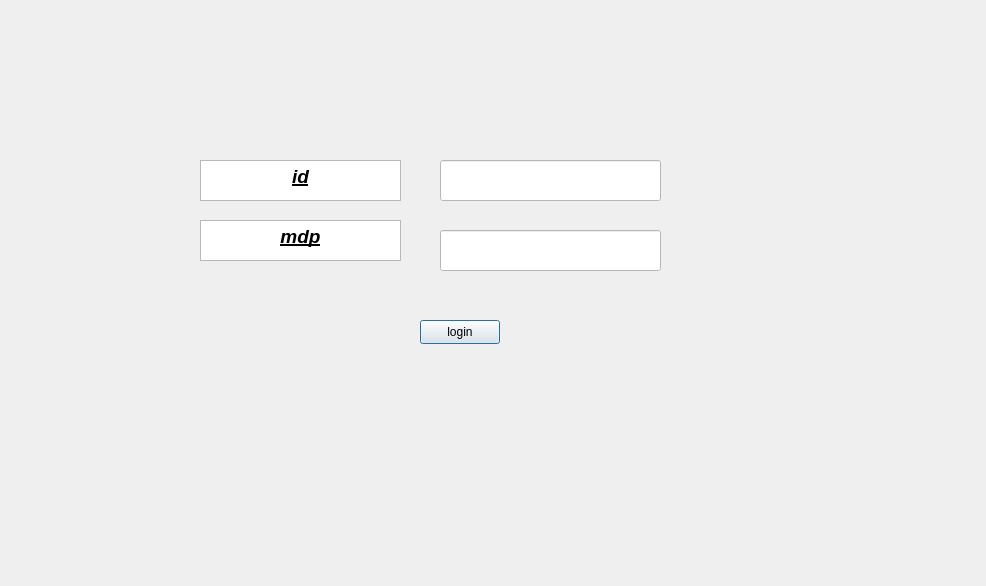
<?xml version="1.0" encoding="UTF-8"?>
<ui version="4.0">
 <class>Dialog</class>
 <widget class="QDialog" name="Dialog">
  <property name="geometry">
   <rect>
    <x>0</x>
    <y>0</y>
    <width>986</width>
    <height>586</height>
   </rect>
  </property>
  <property name="windowTitle">
   <string>Dialog</string>
  </property>
  <widget class="QLineEdit" name="id">
   <property name="geometry">
    <rect>
     <x>440</x>
     <y>160</y>
     <width>221</width>
     <height>41</height>
    </rect>
   </property>
   <property name="styleSheet">
    <string notr="true">background-color: rgb(255, 255, 255);
color: rgb(0, 0, 0);</string>
   </property>
  </widget>
  <widget class="QLineEdit" name="mdp">
   <property name="geometry">
    <rect>
     <x>440</x>
     <y>230</y>
     <width>221</width>
     <height>41</height>
    </rect>
   </property>
   <property name="styleSheet">
    <string notr="true">background-color: rgb(255, 255, 255);
color: rgb(0, 0, 0);</string>
   </property>
  </widget>
  <widget class="QTextEdit" name="textEdit_19">
   <property name="geometry">
    <rect>
     <x>200</x>
     <y>220</y>
     <width>201</width>
     <height>41</height>
    </rect>
   </property>
   <property name="html">
    <string>&lt;!DOCTYPE HTML PUBLIC &quot;-//W3C//DTD HTML 4.0//EN&quot; &quot;http://www.w3.org/TR/REC-html40/strict.dtd&quot;&gt;
&lt;html&gt;&lt;head&gt;&lt;meta name=&quot;qrichtext&quot; content=&quot;1&quot; /&gt;&lt;meta charset=&quot;utf-8&quot; /&gt;&lt;style type=&quot;text/css&quot;&gt;
p, li { white-space: pre-wrap; }
hr { height: 1px; border-width: 0; }
li.unchecked::marker { content: &quot;\2610&quot;; }
li.checked::marker { content: &quot;\2612&quot;; }
&lt;/style&gt;&lt;/head&gt;&lt;body style=&quot; font-family:'Segoe UI'; font-size:9pt; font-weight:400; font-style:normal;&quot;&gt;
&lt;p align=&quot;center&quot; style=&quot; margin-top:0px; margin-bottom:0px; margin-left:0px; margin-right:0px; -qt-block-indent:0; text-indent:0px;&quot;&gt;&lt;span style=&quot; font-size:14pt; font-weight:700; font-style:italic; text-decoration: underline;&quot;&gt;mdp&lt;/span&gt;&lt;/p&gt;&lt;/body&gt;&lt;/html&gt;</string>
   </property>
  </widget>
  <widget class="QTextEdit" name="textEdit_17">
   <property name="geometry">
    <rect>
     <x>200</x>
     <y>160</y>
     <width>201</width>
     <height>41</height>
    </rect>
   </property>
   <property name="html">
    <string>&lt;!DOCTYPE HTML PUBLIC &quot;-//W3C//DTD HTML 4.0//EN&quot; &quot;http://www.w3.org/TR/REC-html40/strict.dtd&quot;&gt;
&lt;html&gt;&lt;head&gt;&lt;meta name=&quot;qrichtext&quot; content=&quot;1&quot; /&gt;&lt;meta charset=&quot;utf-8&quot; /&gt;&lt;style type=&quot;text/css&quot;&gt;
p, li { white-space: pre-wrap; }
hr { height: 1px; border-width: 0; }
li.unchecked::marker { content: &quot;\2610&quot;; }
li.checked::marker { content: &quot;\2612&quot;; }
&lt;/style&gt;&lt;/head&gt;&lt;body style=&quot; font-family:'Segoe UI'; font-size:9pt; font-weight:400; font-style:normal;&quot;&gt;
&lt;p align=&quot;center&quot; style=&quot; margin-top:0px; margin-bottom:0px; margin-left:0px; margin-right:0px; -qt-block-indent:0; text-indent:0px;&quot;&gt;&lt;span style=&quot; font-size:14pt; font-weight:700; font-style:italic; text-decoration: underline;&quot;&gt;id&lt;/span&gt;&lt;/p&gt;&lt;/body&gt;&lt;/html&gt;</string>
   </property>
  </widget>
  <widget class="QPushButton" name="pushButton_login">
   <property name="geometry">
    <rect>
     <x>420</x>
     <y>320</y>
     <width>80</width>
     <height>24</height>
    </rect>
   </property>
   <property name="text">
    <string>login</string>
   </property>
  </widget>
 </widget>
 <resources/>
 <connections/>
</ui>
